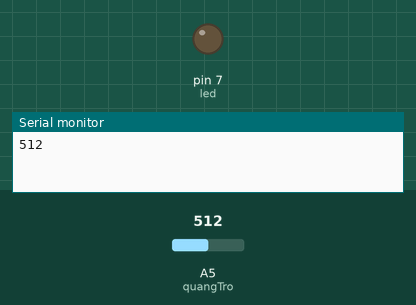
This sketch was run on a simulated Arduino Uno, built with avr-gcc and run on an emulated ATmega328P. Parts: output pins drawn as LEDs (lit = HIGH), the last lines printed to the serial monitor. Inputs (shaded band) come from the test bench; at power-on: A5 (quangTro) = 512.

Above: at 1.8 s.
1.9 s: A5 (quangTro) set to 487
At 4.0 s:
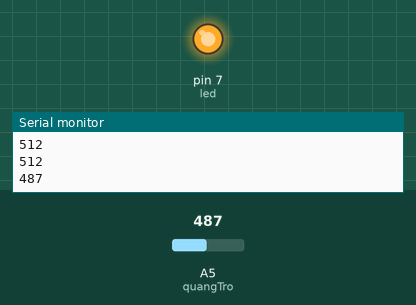
4.5 s: A5 (quangTro) set to 510
At 6.3 s:
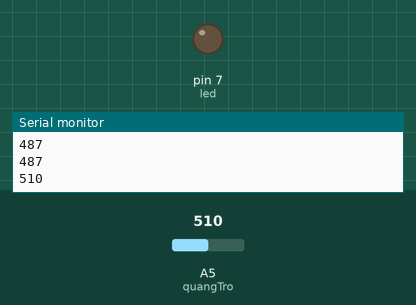
7.5 s: A5 (quangTro) set to 490
At 9.8 s:
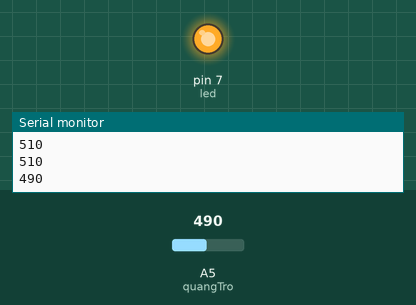
Timing chart, 0 to 11.3 s (numbered marks = the images above; inputs shaded):
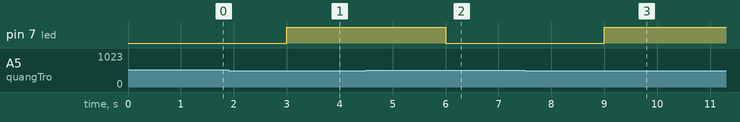

Measured:
- the behaviour switches between 501 and 500 on A5 (quangTro) (found by bisection; images 0 and 1)
- after the input at 1.9 s, pin 7 (led): LOW → HIGH after 1.1 s
- after the input at 4.5 s, pin 7 (led): HIGH → LOW after 1.5 s
- after the input at 7.5 s, pin 7 (led): LOW → HIGH after 1.5 s

The sketch:

camBienAnhSang.ino
```cpp
int quangTro = A5; // khai báo chan quang trở
int led = 7;

void setup() {
  // put your setup code here, to run once:
  Serial.begin(9600); // khởi tạo cổng serial, toc do 9600
  pinMode(led, OUTPUT);

}

void loop() {
  // put your main code here, to run repeatedly:
  int giaTriQuanTro = analogRead(quangTro);
  delay(1000);
  Serial.println(giaTriQuanTro);

  if(giaTriQuanTro > 500){
    digitalWrite(led, LOW);
  }else{
    digitalWrite(led, HIGH);
  }
}
```
